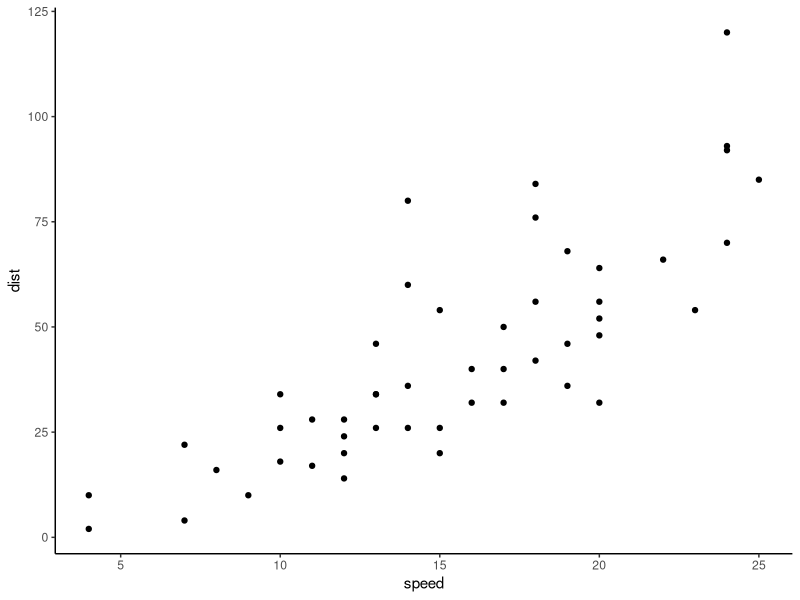

The R source for this figure:
## ---- chunk 1
knitr::opts_chunk$set(echo = TRUE)
library("ggplot2")  # for the plot
library("MASS") # for simulations
## ---- chunk 2
# example taken and adapted from https://daviddalpiaz.github.io/appliedstats/simple-linear-regression.html
## ---- chunk 3
ggplot(cars, aes(x = speed, y = dist)) +
  geom_point() +
  theme_classic()
